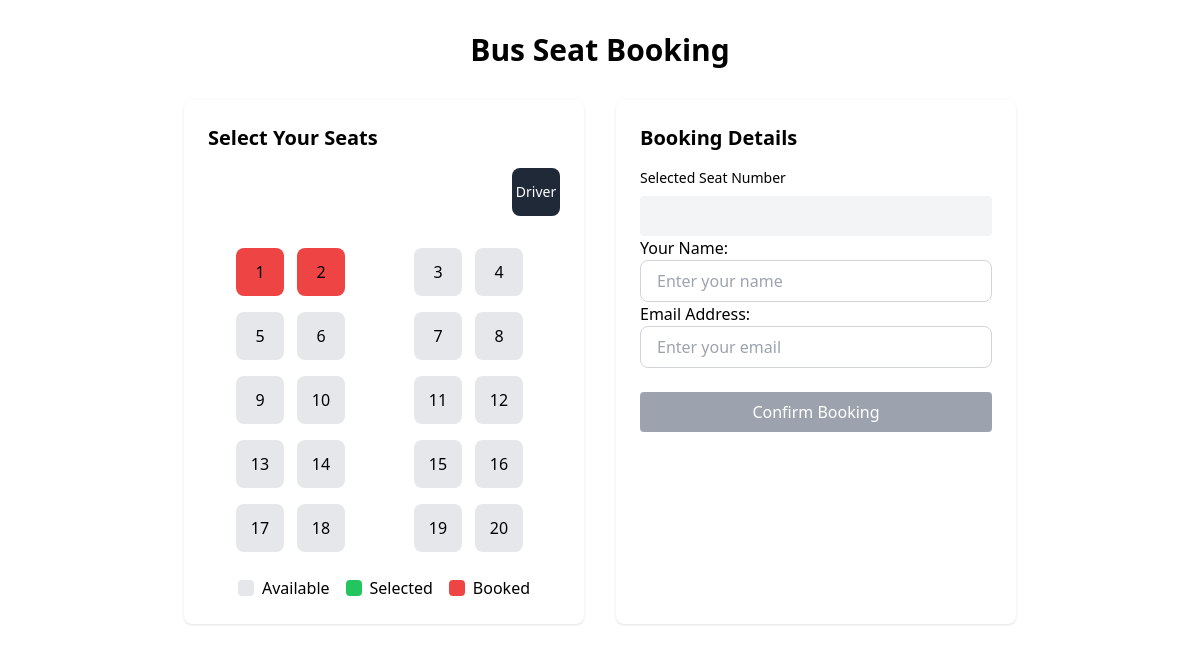
The app's page /view_seats/1/ with its own data.
### booking/models.py (models this page shows, shortened)
class Seat(models.Model):
    schedule = models.ForeignKey(Schedule, on_delete=models.CASCADE)
    seat_number = models.IntegerField()
    is_booked = models.BooleanField(default=False)

### booking/views.py (the view)
# urls.py: path('view_seats/<int:schedule_id>/', views.view_seats, name='view_seats'),
def view_seats(request, schedule_id):
    schedule = get_object_or_404(Schedule, id=schedule_id)
    seats = Seat.objects.filter(schedule=schedule)
    if request.method == 'POST':
        form = BookingForm(request.POST)
        if form.is_valid():
            seat_number = request.POST.get('seat_number')
            print(seat_number)
            seat = Seat.objects.get(schedule=schedule, seat_number=seat_number)
            if not seat.is_booked:
                seat.is_booked = True
                seat.save()
                schedule.available_seats -= 1
                schedule.save()
                booking=booking_history.objects.create(seat=seat, name=form.cleaned_data['name'], email=form.cleaned_data['email'])
                pdf_buffer = generate_ticket_pdf(booking)
                response = HttpResponse(pdf_buffer.getvalue(), content_type='application/pdf')
                response['Content-Disposition'] = f'attachment; filename="ticket_{booking.id}.pdf"'
                send_ticket_email(booking)
                return response
            else:
                form.add_error('seat_number', 'Seat is already booked')
    else:
        form = BookingForm()
    return render(request, 'view_seats.html', {'schedule': schedule, 'seats': seats,'form':form})

### booking/forms.py
class BookingForm(forms.Form):
    name = forms.CharField(
        label="Your Name",
        widget=forms.TextInput(attrs={
            'class': 'w-full px-4 py-2 rounded-lg border border-gray-300 focus:outline-none focus:ring-2 focus:ring-green-500 focus:border-green-500 transition-colors duration-200',
            'placeholder': 'Enter your name',
            'required': True,
        }),
        error_messages={
            'required': 'Please enter your name'
        }
    )
    email = forms.EmailField(
        label="Email Address",
        widget=forms.EmailInput(attrs={
            'class': 'w-full px-4 py-2 rounded-lg border border-gray-300 focus:outline-none focus:ring-2 focus:ring-green-500 focus:border-green-500 transition-colors duration-200',
            'placeholder': 'Enter your email',
            'required': True,
        }),
        error_messages={
            'required': 'Please enter your email',
            'invalid': 'Please enter a valid email address'
        }
    )

### templates/view_seats.html (shortened to what this page needs)
<!DOCTYPE html>
<html lang="en">
<head>
    <script src="https://cdn.tailwindcss.com"></script>
</head>
<body class="min-h-screen bus-background">
    <div id="app" class="max-w-4xl mx-auto p-8">
        <h1 class="text-3xl font-bold mb-8 text-center"> Bus Seat Booking</h1>
        <div class="grid grid-cols-1 md:grid-cols-2 gap-8">
            <div class="bg-white rounded-lg shadow p-6">
                <h2 class="text-xl font-semibold mb-4">Select Your Seats</h2>
                <div class="w-full h-12 flex justify-end mb-8">
                    <div class="w-12 h-12 bg-gray-800 rounded-lg flex items-center justify-center text-white text-sm">
                        Driver
                    </div>
                </div>
                <div id="seat-container" class="grid grid-cols-4 gap-x-1 gap-y-4">
                    {% for seat in seats %}
                        <button
                            class="seat [&:nth-child(4n+3)]:ml-7  [&:nth-child(4n+1)]:ml-7  w-12 h-12 rounded-lg transition-colors duration-200 flex items-center justify-center font-medium
                            {% if seat.is_booked %}bg-red-500 cursor-not-allowed{% else %}bg-gray-200 hover:bg-gray-300 cursor-pointer{% endif %}"
                            data-seat-number="{{ seat.seat_number }}"
                            {% if seat.is_booked %}disabled{% endif %}
                        >
                            {{ seat.seat_number }}
                        </button>
                    {% endfor %}
                </div>
                <div class="flex justify-center gap-4 mt-6">
                    <div class="flex items-center gap-2">
                        <div class="w-4 h-4 bg-gray-200 rounded"></div>
                        <span>Available</span>
                    </div>
                    <div class="flex items-center gap-2">
                        <div class="w-4 h-4 bg-green-500 rounded"></div>
                        <span>Selected</span>
                    </div>
                    <div class="flex items-center gap-2">
                        <div class="w-4 h-4 bg-red-500 rounded"></div>
                        <span>Booked</span>
                    </div>
                </div>
            </div>
            <div class="bg-white rounded-lg shadow p-6">
                <h2 class="text-xl font-semibold mb-4">Booking Details</h2>
                <form method="post">
                    <div>
                        <label class="block text-sm font-medium mb-2">Selected Seat Number</label>
                        <input id="selected-seat" name="seat_number" type="number" class="py-2 px-3 bg-gray-100 rounded w-full" readonly>
                    </div>
                    {{ form.as_p }}
                    <button
                        id="book-button"
                        class="w-full mt-6 bg-green-600 text-white py-2 rounded disabled:bg-gray-400"
                        type="submit"
                        disabled
                    >
                        Confirm Booking
                    </button>
                </form>
            </div>
        </div>
    </div>
</body>
</html>

### records on screen
Seat: seat_number "1"
Seat: seat_number "2"
Seat: seat_number "3"
Seat: seat_number "4"
Seat: seat_number "5"
Seat: seat_number "6"
Seat: seat_number "7"
Seat: seat_number "8"
Seat: seat_number "9"
Seat: seat_number "10"
Seat: seat_number "11"
Seat: seat_number "12"
Seat: seat_number "13"
Seat: seat_number "14"
Seat: seat_number "15"
Seat: seat_number "16"
Seat: seat_number "17"
Seat: seat_number "18"
Seat: seat_number "19"
Seat: seat_number "20"
